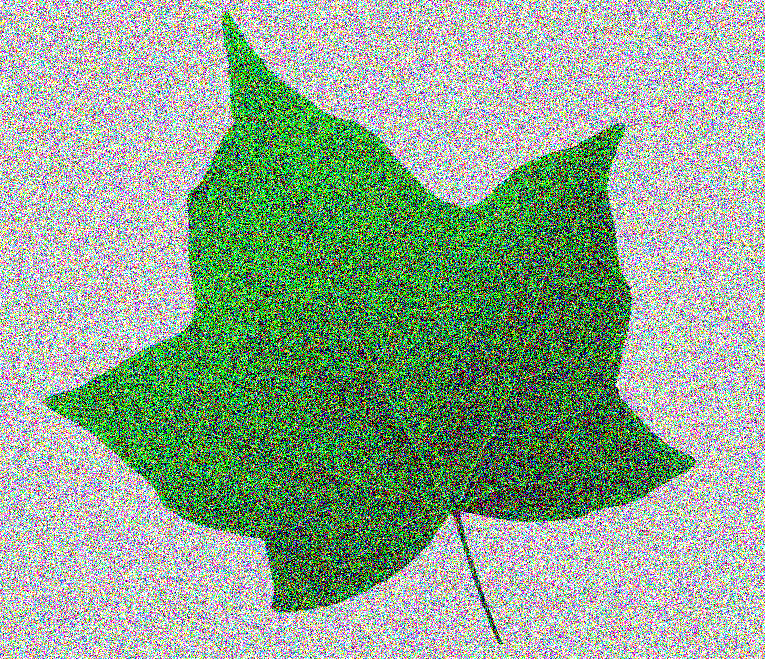
#> input picture assets/image/leaf-noise.png, 765 x 659 px
$ python main_image_contours.py assets/image/leaf-noise.png approximation
#> lines starting #> are read from the running program, lines starting #| are printed output that depends on the picture; after the words box and inside, x2 and y2 are one past the last pixel; in counts of white or black regions, pixels touching at a corner belong together
### scripts/image_utils.py
import os
import pathlib

import cv2
import numpy as np
from matplotlib import pyplot as plt
from skimage import img_as_ubyte
from skimage.filters import (threshold_multiotsu, threshold_niblack, threshold_otsu, threshold_sauvola,
                             threshold_triangle, threshold_yen)


# [133 lines left out: functions feature_matching_bf, contours_hu_moments, not called in this run]


def contours_approximation(image_path, export_dir=None):
#> called with image_path = 'assets/image/leaf-noise.png'
    # [7 lines left out: function show_img_with_matplotlib, not called in this run]

    fig = plt.figure(figsize=(12, 8))
    plt.suptitle("Contours approximation method", fontsize=14, fontweight='bold')
    fig.patch.set_facecolor('silver')

    image = cv2.imread(image_path)
#> image is the input picture: shape (659, 765, 3); mean B, G, R 143.7, 166.8, 143.8
    gray_image = cv2.cvtColor(image, cv2.COLOR_BGR2GRAY)
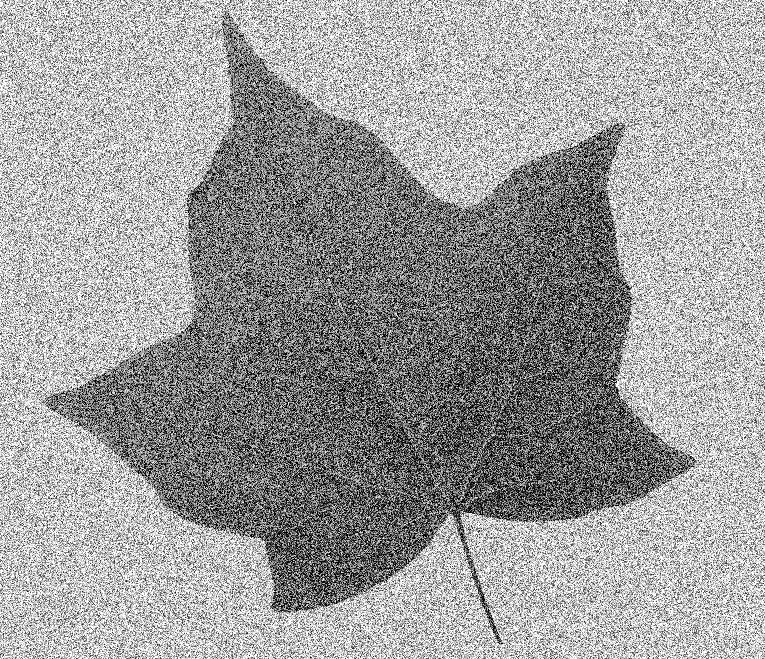
#> gray_image: shape (659, 765); min 0, max 255, mean 157.3

    ret, thresh = cv2.threshold(gray_image, 70, 255, cv2.THRESH_BINARY)
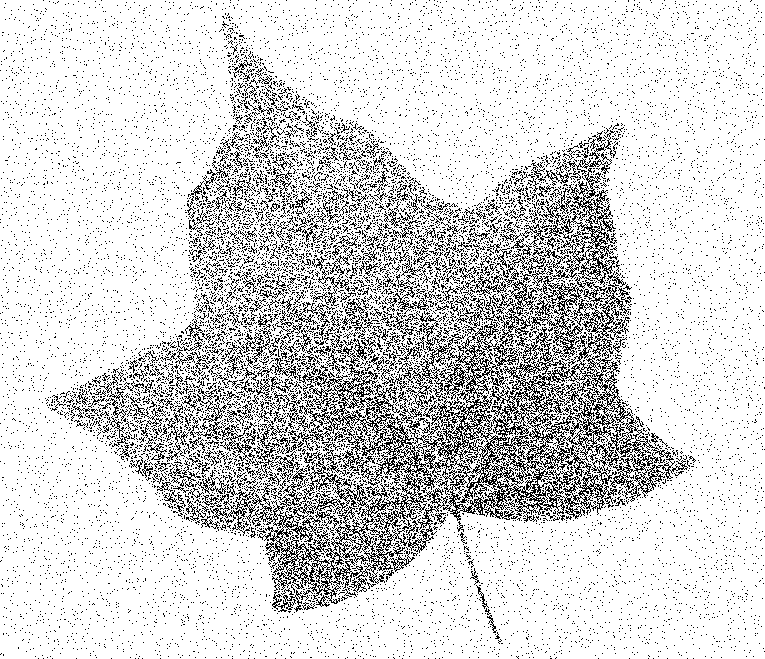
#> thresh: shape (659, 765); 84.1% white; black in thin lines or dots

    image_approx_none = image.copy()
    image_approx_simple = image.copy()
    image_approx_tc89_l1 = image.copy()
    image_approx_tc89_kcos = image.copy()

    contours, hierarchy = cv2.findContours(thresh, cv2.RETR_LIST, cv2.CHAIN_APPROX_NONE)
#> contours = 29330 contours, 28340 with area under 20; largest, box (x1, y1, x2, y2) and area: (0, 0, 765, 659) 502637, (452, 409, 488, 455) 458, (479, 449, 498, 486) 285, (516, 468, 547, 506) 283, (377, 455, 405, 475) 244
    contours2, hierarchy2 = cv2.findContours(thresh, cv2.RETR_LIST, cv2.CHAIN_APPROX_SIMPLE)
#> contours2 has the same summary as contours
    contours3, hierarchy3 = cv2.findContours(thresh, cv2.RETR_LIST, cv2.CHAIN_APPROX_TC89_L1)
#> contours3 = 29330 contours, 28629 with area under 20; largest, box (x1, y1, x2, y2) and area: (0, 0, 765, 659) 500108, (452, 409, 488, 454) 398, (516, 468, 547, 506) 257, (479, 449, 498, 486) 246, (377, 455, 405, 475) 212
    contours4, hierarchy4 = cv2.findContours(thresh, cv2.RETR_LIST, cv2.CHAIN_APPROX_TC89_KCOS)
#> contours4 = 29330 contours, 28610 with area under 20; largest, box (x1, y1, x2, y2) and area: (0, 0, 765, 659) 500024, (452, 409, 488, 454) 403, (516, 468, 547, 506) 255, (479, 449, 498, 486) 243, (377, 455, 405, 475) 218

#> (the run stopped early here; a loop or call above may not have finished)

$ run again, on assets/image/sudoku.png
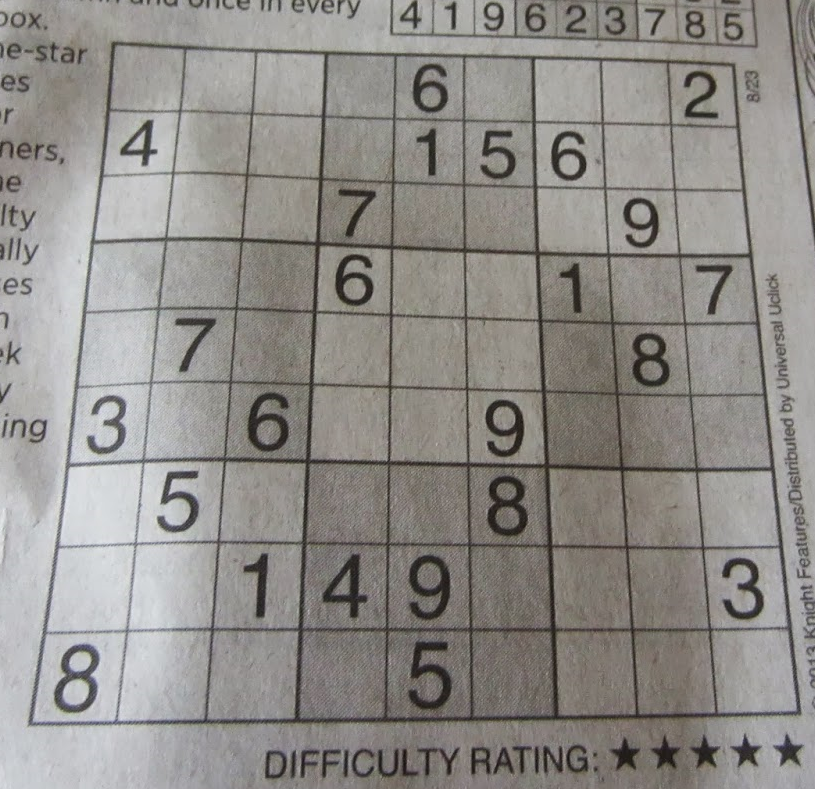
#> input picture assets/image/sudoku.png, 815 x 789 px
#> in contours_approximation, image is the input picture: shape (789, 815, 3); mean B, G, R 136.9, 140.8, 143.8
#> in contours_approximation, `ret, thresh = cv2.threshold(gray_image, 70, 255, cv2.THRESH_BINARY)`:
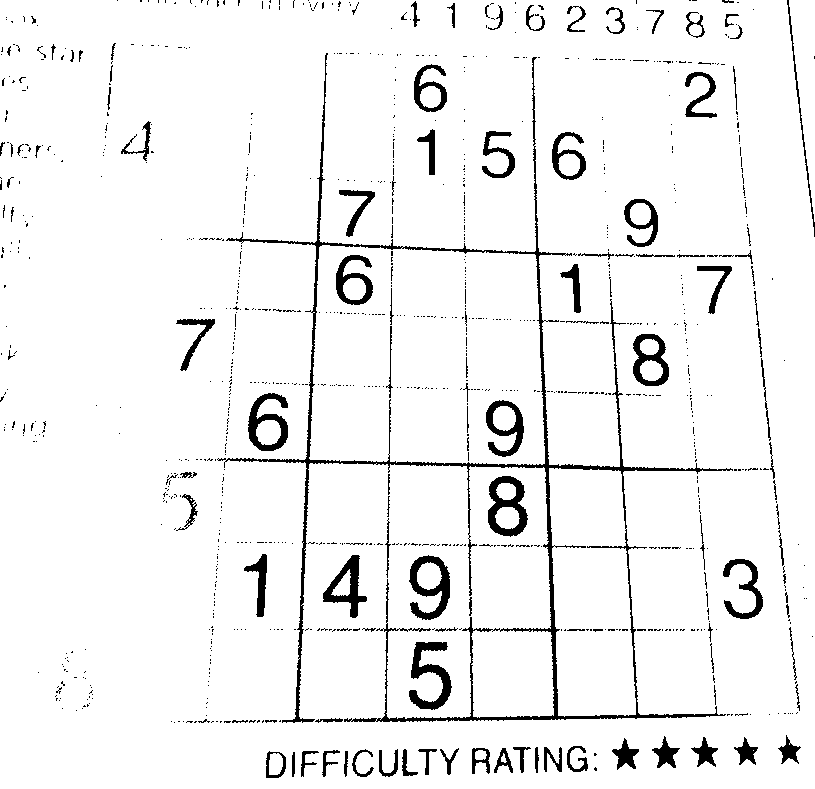
#> thresh: shape (789, 815); 94.4% white; 1033 black regions (909 under 20 px)
#> contours = 1318 contours, 1131 with area under 20; largest, box (x1, y1, x2, y2) and area: (0, 0, 815, 789) 637758, (224, 52, 734, 724) 12521, (789, 0, 815, 222) 2838, (487, 475, 529, 538) 1986, (408, 554, 451, 621) 1853
#> contours2 has the same summary as contours
#> contours3 = 1318 contours, 1171 with area under 20; largest, box (x1, y1, x2, y2) and area: (0, 0, 815, 789) 637514, (224, 53, 733, 724) 12280, (789, 0, 815, 222) 2750, (487, 475, 529, 538) 1982, (409, 554, 451, 621) 1856
#> contours4 = 1318 contours, 1171 with area under 20; largest, box (x1, y1, x2, y2) and area: (0, 0, 815, 789) 637551, (224, 53, 733, 724) 12300, (789, 0, 815, 222) 2745, (487, 475, 529, 538) 2012, (408, 554, 451, 621) 1858
